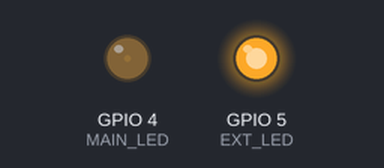
Bench run of a sketch on a simulated ESP32. On the bench: output pins drawn as LEDs (lit = HIGH).

Above: at 0.05 s.
At 1.15 s:
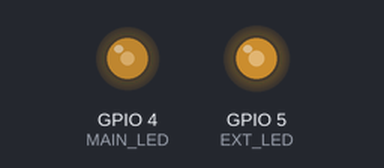
At 2.3 s:
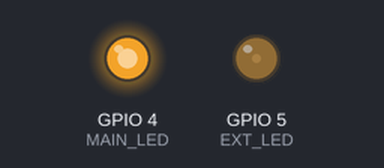
At 4.6 s:
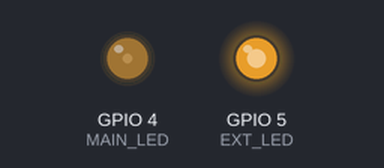
Timing chart, 0 to 6.7 s (numbered marks = the images above):
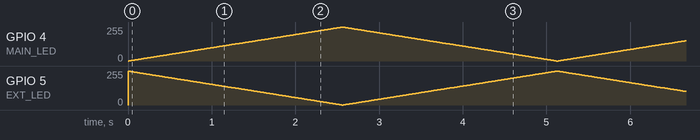

The sketch:

ex06.ino
```cpp
// 作业6：双路PWM实现警车交替闪光效果
// 功能说明：使用ESP32的LEDC PWM功能，控制两个LED实现亮度互补、交替渐变闪烁

// 定义两个LED的控制引脚
#define MAIN_LED 4   // 主LED引脚，接GPIO4
#define EXT_LED 5    // 扩展LED引脚，接GPIO5

// 设定PWM运行参数
const int pwmHz = 5000;      // PWM频率设置为5000Hz（5千赫兹），保证灯光无频闪
const int pwmGrade = 8;      // PWM分辨率为8位，亮度范围0~255

void setup()
{
  Serial.begin(115200);      // 初始化串口波特率115200，用于调试输出

  // 为两路灯光分别配置PWM输出
  // ledcAttach(引脚, 频率, 分辨率)：将指定引脚绑定到LEDC PWM控制器
  ledcAttach(MAIN_LED, pwmHz, pwmGrade);
  ledcAttach(EXT_LED, pwmHz, pwmGrade);
}

void loop()
{
  // 第一段：亮度逐步提升，两灯亮度互补切换
  // for循环：level从0慢慢增加到255，实现亮度从暗到亮的渐变
  for(int level = 0; level <= 255; level++)
  {
    // 主LED：亮度随level增大逐渐变亮
    ledcWrite(MAIN_LED, level);

    // 扩展LED：亮度随level增大逐渐变暗（255-level 与主灯互补）
    ledcWrite(EXT_LED, 255 - level);

    delay(10);  // 每步延时10毫秒，控制渐变速度
  }

  // 第二段：亮度逐步回落，保持交错闪烁状态
  // for循环：level从255慢慢减少到0，实现亮度从亮到暗的渐变
  for(int level = 255; level >= 0; level--)
  {
    // 主LED：亮度随level减小逐渐变暗
    ledcWrite(MAIN_LED, level);

    // 扩展LED：亮度随level减小逐渐变亮（继续保持互补）
    ledcWrite(EXT_LED, 255 - level);

    delay(10);  // 每步延时10毫秒，保持渐变速度平稳
  }
}
```
